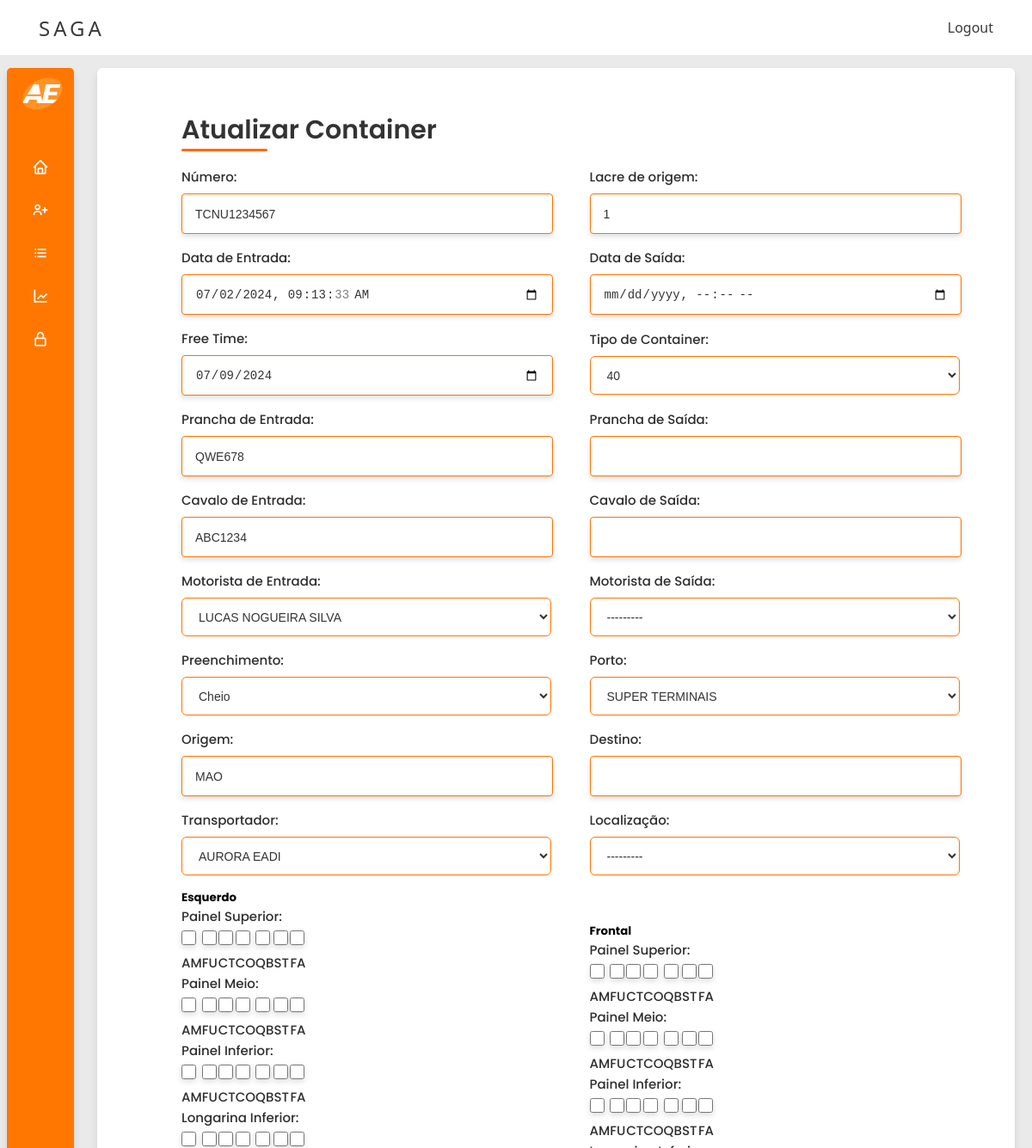
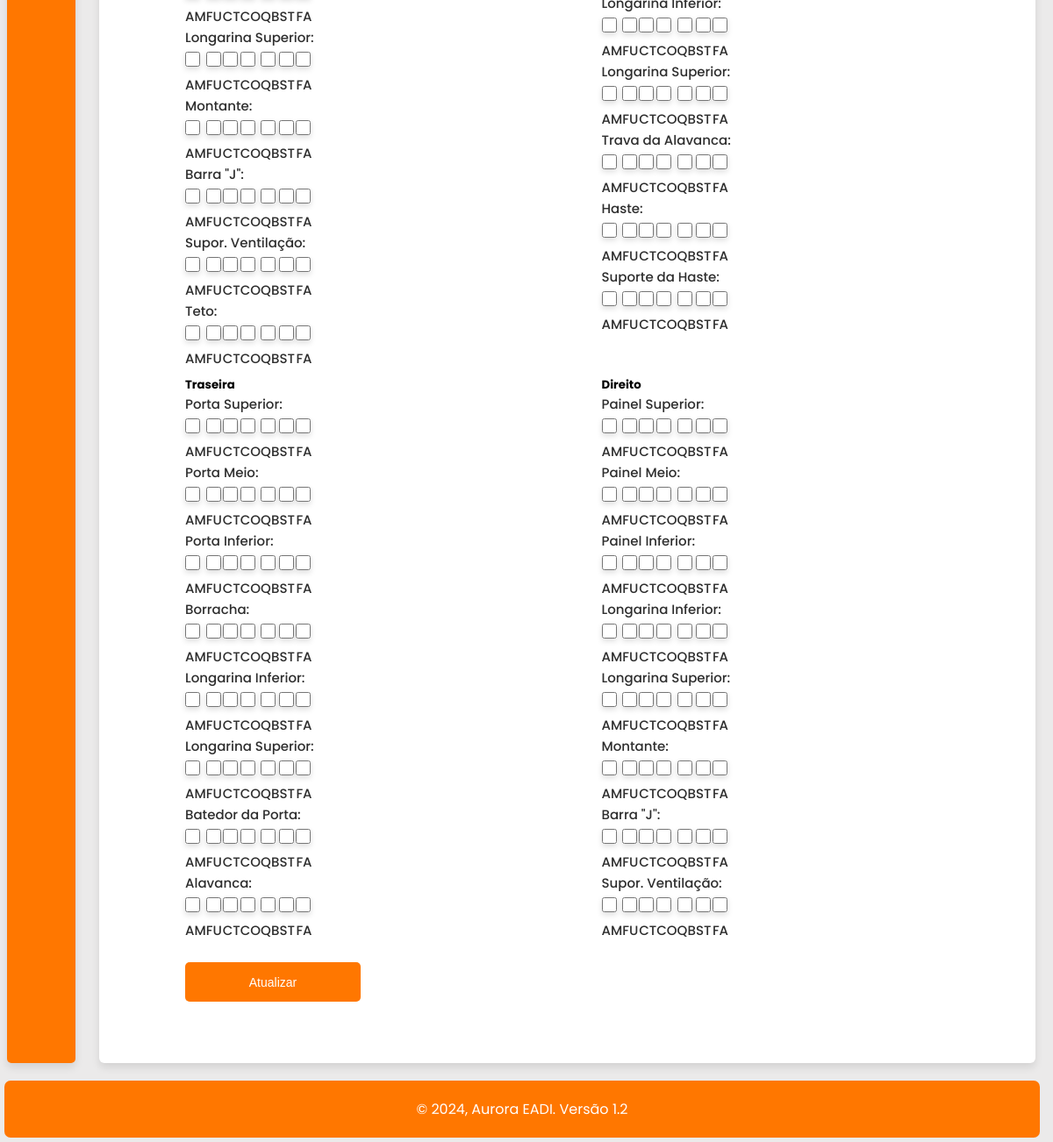
Page /main/container-update/1/ (signed in) on the committed database (2 pictures, top to bottom).
### main/models.py (models this page shows, shortened)
class Container(models.Model):
    numero = models.CharField(max_length=12)
    data_entrada = models.DateTimeField(auto_now=False, )
    data_saida = models.DateTimeField(auto_now=False, null=True, blank=True)
    demurrage = models.DateField(auto_now=False, null=True)
    preenchimento = models.ForeignKey(Preenchimento, on_delete=models.PROTECT)
    cavalo_entrada = models.CharField(max_length=8)
    cavalo_saida = models.CharField(max_length=8, blank=True, null=True)
    prancha_entrada = models.CharField(max_length=8)
    prancha_saida = models.CharField(max_length=8, blank=True, null=True)
    motorista_Entrada = models.ForeignKey(Motorista, on_delete=models.PROTECT, related_name='motorista_entrada_set', blank=True)
    motorista_Saida = models.ForeignKey(Motorista, on_delete=models.PROTECT, related_name='motorista_saida_set', blank=True, null=True)
    lacre = models.CharField(max_length=10, unique=True)
    porto = models.ForeignKey(Porto, on_delete=models.PROTECT)
    tipo = models.ForeignKey(TipoContainer, on_delete=models.PROTECT)
    origem = models.CharField(max_length=25)
    destino = models.CharField(max_length=25, blank=True)
    transportador = models.ForeignKey(Transportadora, on_delete=models.PROTECT)
    localização = models.ForeignKey(Localização,null=True, blank=True, on_delete=models.PROTECT)
    avaria = models.ManyToManyField(TipoAvaria, blank=True, null=True)

class TipoContainer(models.Model):
    tipo = models.CharField(max_length=2, unique=True)
    def __str__(self):
        return self.tipo

class Localização(models.Model):
    localização = models.CharField(max_length=10, unique=True)
    def __str__(self):
        return self.localização

class TipoAvaria(models.Model):
    avaria = models.CharField(max_length=100, unique=True)
    def __str__(self):
        return self.avaria

### main/views.py (the view)
# urls.py: re_path(r'container-update/(?P<id>\d+)/$', container_update, name='main_container_update'),
@login_required
def container_update(request, id):
    data = {}
    container = Container.objects.get(id=id)
    form = ContainerForm(request.POST or None, instance=container)
    data['container'] = container
    data['form'] = form
    if request.method == 'POST':
        if form.is_valid():
            form.save()
            return redirect('main_lista_container')
    else:
        return render(request, 'main/update_container.html', data)

### main/forms.py
class ContainerForm(ModelForm):
    class Meta:
        model = Container
        fields = '__all__'
        widgets = {
            'data_entrada': DateTimeInput(attrs={'class': 'form-control', 'type': 'datetime-local'}, format='%Y-%m-%dT%H:%M:%S'),
            'data_saida': DateTimeInput(attrs={'class': 'form-control', 'type': 'datetime-local'}, format='%Y-%m-%dT%H:%M:%S'),
            'demurrage': DateInput(attrs={'class': 'form-control', 'type': 'date'}, format='%Y-%m-%d'),
            'avaria': CheckboxSelectMultiple(),
        }

### main/models.py (called while the page is built)
    def __str__(self):
        return self.nome

    def __str__(self):
        return self.nome

    def __str__(self):
        return self.nome.upper()

    def __str__(self):
        return self.tipo

### main/templates/main/update_container.html (shortened to what this page needs)
{% extends "base.html" %}
{% load static %}
{% block main %}
<header>Atualizar Container</header>
<form method="post" action="{% url 'main_container_update' container.id %}" class="form">
    <div class="form-first">
        <div class="fields">
            <div class="input-field">
                <label for="id_numero">Número:</label>
                {{ form.numero }}
            </div>
            <div class="input-field">
                <label for="id_lacre">Lacre de origem:</label>
                {{ form.lacre }}
            </div>
            <div class="input-field">
                <label for="id_data_entrada">Data de Entrada:</label>
                {{ form.data_entrada }}
            </div>
            <div class="input-field">
                <label for="id_data_saida">Data de Saída:</label>
                {{ form.data_saida }}
            </div>
            <div class="input-field">
                <label for="id_demurrage">Free Time:</label>
                {{ form.demurrage }}
            </div>
            <div class="input-field">
                <label for="id_tipo">Tipo de Container:</label>
                {{ form.tipo }}
            </div>
            <div class="input-field">
                <label for="id_prancha_entrada">Prancha de Entrada:</label>
                {{ form.prancha_entrada }}
            </div>
            <div class="input-field">
                <label for="id_prancha_saida">Prancha de Saída:</label>
                {{ form.prancha_saida }}
            </div>
            <div class="input-field">
                <label for="id_cavalo_entrada">Cavalo de Entrada:</label>
                {{ form.cavalo_entrada }}
            </div>
            <div class="input-field">
                <label for="id_cavalo_saida">Cavalo de Saída:</label>
                {{ form.cavalo_saida }}
            </div>
            <div class="input-field">
                <label for="id_motorista_Entrada">Motorista de Entrada:</label>
                {{ form.motorista_Entrada }}
            </div>
            <div class="input-field">
                <label for="id_motorista_Saida">Motorista de Saída:</label>
                {{ form.motorista_Saida }}
            </div>
            <div class="input-field">
                <label for="id_preenchimento">Preenchimento:</label>
                {{ form.preenchimento }}
            </div>
            <div class="input-field">
                <label for="id_porto">Porto:</label>
                {{ form.porto }}
            </div>
            <div class="input-field">
                <label for="id_origem">Origem:</label>
                {{ form.origem }}
            </div>
            <div class="input-field">
                <label for="id_destino">Destino:</label>
                {{ form.destino }}
            </div>
            <div class="input-field">
                <label for="id_transportador">Transportador:</label>
                {{ form.transportador }}
            </div>
            <div class="input-field">
                <label for="id_localização">Localização:</label>
                {{ form.localização }}
            </div>
            <div class="input-field" id="avariaContainer">
                <h5>Esquerdo</h5>
                <label for="id_avaria">Painel Superior:</label>
                {{ form.avaria }}
                <label for="id_avaria">Painel Meio:</label>
                {{ form.avaria }}
                <label for="id_avaria">Painel Inferior:</label>
                {{ form.avaria }}
                <label for="id_avaria">Longarina Inferior:</label>
                {{ form.avaria }}
                <label for="id_avaria">Longarina Superior:</label>
                {{ form.avaria }}
                <label for="id_avaria">Montante:</label>
                {{ form.avaria }}
                <label for="id_avaria">Barra "J":</label>
                {{ form.avaria }}
                <label for="id_avaria">Supor. Ventilação:</label>
                {{ form.avaria }}
                <label for="id_avaria">Teto:</label>
                {{ form.avaria }}
            </div>
            <div class="input-field" id="avariaContainer">
                <h5> Frontal</h5>
                <label for="id_avaria">Painel Superior:</label>
                {{ form.avaria }}
                <label for="id_avaria">Painel Meio:</label>
                {{ form.avaria }}
                <label for="id_avaria">Painel Inferior:</label>
                {{ form.avaria }}
                <label for="id_avaria">Longarina Inferior:</label>
                {{ form.avaria }}
                <label for="id_avaria">Longarina Superior:</label>
                {{ form.avaria }}
                <label for="id_avaria">Trava da Alavanca:</label>
                {{ form.avaria }}
                <label for="id_avaria">Haste:</label>
                {{ form.avaria }}
                <label for="id_avaria">Suporte da Haste:</label>
                {{ form.avaria }}
            </div>
            <div class="input-field" id="avariaContainer">
                <h5> Traseira</h5>
                <label for="id_avaria">Porta Superior:</label>
                {{ form.avaria }}
                <label for="id_avaria">Porta Meio:</label>
                {{ form.avaria }}
                <label for="id_avaria">Porta Inferior:</label>
                {{ form.avaria }}
                <label for="id_avaria">Borracha:</label>
                {{ form.avaria }}
                <label for="id_avaria">Longarina Inferior:</label>
                {{ form.avaria }}
                <label for="id_avaria">Longarina Superior:</label>
                {{ form.avaria }}
                <label for="id_avaria">Batedor da Porta:</label>
                {{ form.avaria }}
                <label for="id_avaria">Alavanca:</label>
                {{ form.avaria }}
            </div>
            <div class="input-field" id="avariaContainer">
                <h5> Direito</h5>
                <label for="id_avaria">Painel Superior:</label>
                {{ form.avaria }}
                <label for="id_avaria">Painel Meio:</label>
                {{ form.avaria }}
                <label for="id_avaria">Painel Inferior:</label>
                {{ form.avaria }}
                <label for="id_avaria">Longarina Inferior:</label>
                {{ form.avaria }}
                <label for="id_avaria">Longarina Superior:</label>
                {{ form.avaria }}
                <label for="id_avaria">Montante:</label>
                {{ form.avaria }}
                <label for="id_avaria">Barra "J":</label>
                {{ form.avaria }}
                <label for="id_avaria">Supor. Ventilação:</label>
                {{ form.avaria }}
            </div>
        </div>
        <button type="submit" class="nextBtn">
            <span class="btnText">Atualizar</span>
        </button>
    </div>
</form>
{% endblock %}

### static/assets/style.css (style rules this page uses)
* { margin: 0; }
:root { --color_Blue: #ffb300; --color_Dark1: #ff7700; --color_Dark2: #ffb300; --color_Light1: #fff; --color_Light2: #ffffff; }
.content header { position: relative; font-size: 30px; font-weight: 600; color: #333; padding-left: 6vh; }
.content header::before { content: ""; position: absolute; left: 6vh; bottom: -2px; height: 3px; width: 100px; border-radius: 8px; background-color: rgb(255, 106, 0); }
.content form { position: relative; margin-top: 16px; padding-left: 6vh; min-height: 490px; background-color: #fff; overflow: hidden; height: auto; }
.content form .fields { display: flex; align-items: center; justify-content: space-between; flex-wrap: wrap; }
form .fields .input-field { display: flex; width: calc(100% / 2 - 15px); flex-direction: column; margin: 4px 0; }
.input-field label { font-size: 15px; font-weight: 500; color: #2e2e2e; }
.input-field input { outline: none; font-size: 14px; font-weight: 400; color: #333; border-radius: 6px; border: 1px solid #ff7300; padding: 0 15px; height: 45px; width: 400px; border-radius: 4px; margin: 8px 0; }
.input-field input[type="date"] { color: #707070 }
.input-field input[type="date"]:valid { color: #333 }
.input-field select { outline: none; font-size: 14px; font-weight: 400; color: #333; border-radius: 6px; border: 1px solid #ff7300; padding: 0 15px; height: 45px; width: 430px; margin: 8px 0; background-color: #fff; }
.container form button, .backBtn { display: flex; align-items: center; justify-content: center; height: 45px; max-width: 200px; width: 100%; border: none; outline: none; color: #ffffff; border-radius: 5px; margin: 20px 0; background-color: #ff7700; transition: all 0.3s linear; cursor: pointer; }
.container form .btnText { font-size: 14px; font-weight: 400; background-color: #ff7700; }
:root { --blue: #ff7700; --white: #fff; --gray: #f5f5f5; --black1: #222; --black2: #999; }
.input-field input[type="checkbox"] { margin-top: 5px; margin-right: 2px; cursor: pointer; width: 17px; height: 17px; background-color: transparent; }
.input-field #id_avaria { display: inline-flex; align-items: center; margin-right: 20px; width: calc(100% / 3 - 20px); cursor: pointer; }

### rows in the picture
Container: numero "TCNU1234567", lacre "1", data_entrada "07/02/2024 09:13:33", demurrage "07/09/2024", prancha_entrada "QWE678", cavalo_entrada "ABC1234", motorista_Entrada "LUCAS NOGUEIRA SILVA", motorista_Saida "---------", preenchimento "Cheio", porto "SUPER TERMINAIS", origem "MAO", transportador "AURORA EADI"
TipoContainer: tipo "40"
Localização: localização "---------"
TipoAvaria: avaria "☐ ☐ ☐ ☐ ☐ ☐ ☐"
